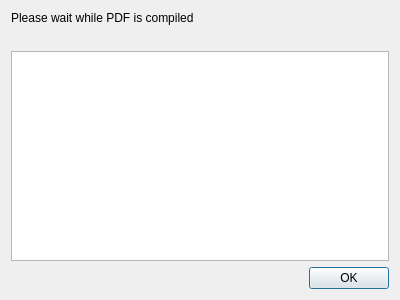
<?xml version="1.0" encoding="UTF-8"?>
<ui version="4.0">
 <class>ProgressDialog</class>
 <widget class="QDialog" name="ProgressDialog">
  <property name="geometry">
   <rect>
    <x>0</x>
    <y>0</y>
    <width>400</width>
    <height>300</height>
   </rect>
  </property>
  <property name="windowTitle">
   <string>Progress</string>
  </property>
  <layout class="QVBoxLayout" name="verticalLayout">
   <item>
    <widget class="QLabel" name="label">
     <property name="text">
      <string>Please wait while PDF is compiled </string>
     </property>
    </widget>
   </item>
   <item alignment="Qt::AlignHCenter">
    <widget class="QLabel" name="progress_bar">
     <property name="text">
      <string/>
     </property>
     <property name="pixmap">
      <pixmap resource="CoverletterCreator.ui.resources.qrc">:/animation/ajax-loader.gif</pixmap>
     </property>
    </widget>
   </item>
   <item>
    <widget class="QPlainTextEdit" name="log_display">
     <property name="frameShadow">
      <enum>QFrame::Sunken</enum>
     </property>
     <property name="verticalScrollBarPolicy">
      <enum>Qt::ScrollBarAlwaysOff</enum>
     </property>
     <property name="horizontalScrollBarPolicy">
      <enum>Qt::ScrollBarAlwaysOff</enum>
     </property>
     <property name="readOnly">
      <bool>true</bool>
     </property>
     <property name="backgroundVisible">
      <bool>false</bool>
     </property>
    </widget>
   </item>
   <item>
    <widget class="QDialogButtonBox" name="buttonBox">
     <property name="orientation">
      <enum>Qt::Horizontal</enum>
     </property>
     <property name="standardButtons">
      <set>QDialogButtonBox::Ok</set>
     </property>
    </widget>
   </item>
  </layout>
 </widget>
 <resources>
  <include location="CoverletterCreator.ui.resources.qrc"/>
  <include location="../../../CoverletterCreator.ui.resources.qrc"/>
 </resources>
 <connections>
  <connection>
   <sender>buttonBox</sender>
   <signal>accepted()</signal>
   <receiver>ProgressDialog</receiver>
   <slot>close()</slot>
   <hints>
    <hint type="sourcelabel">
     <x>248</x>
     <y>254</y>
    </hint>
    <hint type="destinationlabel">
     <x>157</x>
     <y>274</y>
    </hint>
   </hints>
  </connection>
 </connections>
</ui>
